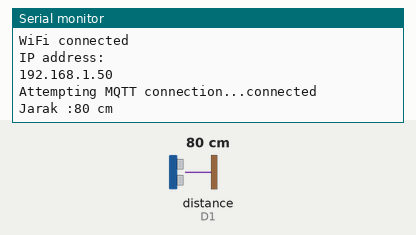
Recording of a sketch running on a simulated ESP8266 (NodeMCU). Shown: the last lines printed to the serial monitor. Wiring (inferred from the names in the program): ultrasonic range finder: trigger D0; echo D1. The inputs (shaded band) are chosen by the test bench; at power-on: distance to the obstacle (sensor on D1) 80 cm. The echo pulse lasts 58.3 µs per cm; WiFi joins after 1.5 s; servers stay silent unless stated; random numbers use the default seed unless the sketch sets one; no MQTT or app messages arrive unless stated.

Above: at 2.7 s.
2.8 s: distance to the obstacle (sensor on D1) set to 2 cm
At 4.2 s:
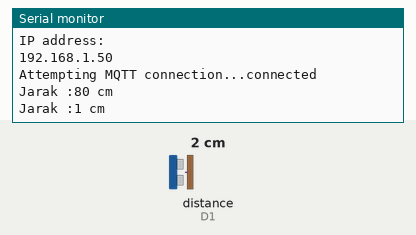
4.3 s: distance to the obstacle (sensor on D1) set to 4 cm
At 7.1 s:
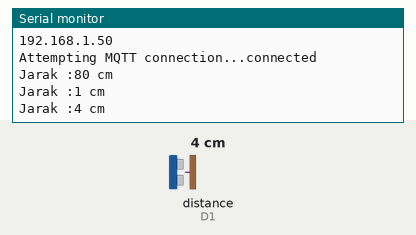
Timing chart, 0 to 8.6 s (numbered marks = the images above; inputs shaded):
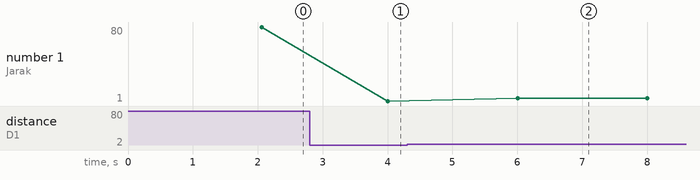

Measured:
- after the input at 2.8 s, the serial monitor: prints a new line after 1.2 s (image 1)
- after the input at 4.3 s, the serial monitor: prints a new line after 1.7 s (image 2)
- plotted number 1: 80 → 1 after the input at 2.8 s, 1 → 4 after the input at 4.3 s

The sketch:

node-red_sensor_jarak.ino
```cpp
#include <ESP8266WiFi.h>
#include <PubSubClient.h>
#include <HCSR04.h>

#define triggerPin  D0
#define echoPin     D1

//MQTT TOPIC
#define MQTT_JARAK "/pkl/jarak"
#define MQTT_DURASI "/pkl/durasi"

long duration, jarak1;
const char* ssid = "PKL DUINO";
const char* password = "smgt77merdeka";
const char* mqtt_server = "broker.mqtt-dashboard.com";
unsigned long startMillis=0; //variabel menyimpan milidetik terakhir dari loop

WiFiClient espClient;
PubSubClient client(espClient);

void setup_wifi() {
  delay(10);
  Serial.println();
  Serial.print("Connecting to ");
  Serial.println(ssid);

  WiFi.mode(WIFI_STA);
  WiFi.begin(ssid, password);

  while (WiFi.status() != WL_CONNECTED) {
    delay(500);
    Serial.print(".");
  }

  randomSeed(micros());

  Serial.println("");
  Serial.println("WiFi connected");
  Serial.println("IP address: ");
  Serial.println(WiFi.localIP());
}

void JARAK_config(){
  long duration, jarak1;
  if ((jarak1) && (duration)){
    client.publish(MQTT_JARAK, "0");
    client.publish(MQTT_DURASI, "0");
    return;
  }

    digitalWrite(triggerPin, LOW);
    delayMicroseconds(2);
    digitalWrite(triggerPin, HIGH);
    delayMicroseconds(10);
    digitalWrite(triggerPin, LOW);
    duration = pulseIn(echoPin, HIGH);
    jarak1 = (duration/2) / 29.1;

  client.publish(MQTT_JARAK, String(jarak1).c_str());
  client.publish(MQTT_DURASI, String(duration).c_str());
}

void reconnect() {
  // Loop until we're reconnected
  while (!client.connected()) {
    Serial.print("Attempting MQTT connection...");
    String clientId = "belajarmqttt";
    clientId += String(random(0xffff), HEX);
    // Attempt to connect
    if (client.connect(clientId.c_str()))
    {
      Serial.println("connected");
      client.publish("/pkl/jarak",  "Online");
      //client.subscribe("durasi");
    }
    else
    {
      Serial.print("failed, rc=");
      Serial.print(client.state());
      delay(5000);
    }
  }
}

void setup() {
  Serial.begin (9600);
  pinMode(triggerPin, OUTPUT);
  pinMode(echoPin, INPUT);
  setup_wifi();
  client.setServer(mqtt_server, 1883);

}

void loop() {
  unsigned long currentMillis = millis();// variabel mengambil waktu yang berjalan dan menyimpan di variabel current millis
  if (currentMillis - startMillis >= 2000) { //setiap milis_sekarang - hitungan_milis yang mencapai nilai lebih besar atau sama dengan 2000
    startMillis = currentMillis;
    long duration,jarak1;
    JARAK_config();
    if (!client.connected()){
      reconnect();
    }

    digitalWrite(triggerPin, LOW);
    delayMicroseconds(2);
    digitalWrite(triggerPin, HIGH);
    delayMicroseconds(10);
    digitalWrite(triggerPin, LOW);

    duration = pulseIn(echoPin, HIGH);
    jarak1 = (duration/2) / 29.1;

    Serial.print("Jarak :");
    Serial.print(jarak1);
    Serial.println(" cm");
  }
}
```
